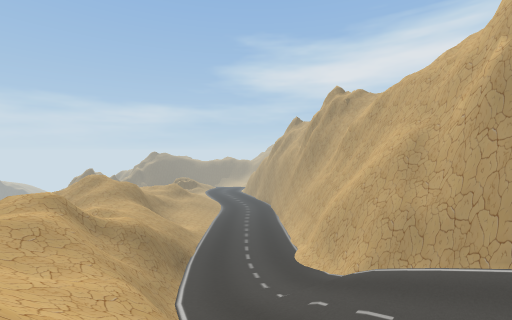
[1] (above)

20 first-person views from a walk through a scene from a Unity 3-D project. The camera is 1.5 m above the floor, tilts 2° down and sees 90° across. The floor is counted in squares, 2 m on a side. Each view is taken from the middle of a square. On the plan, view 1 faces up. The plan holds only what a view shows up to about 9 squares ahead; the rest is blank. The place goes on beyond the plan. The player is left out.

[2]
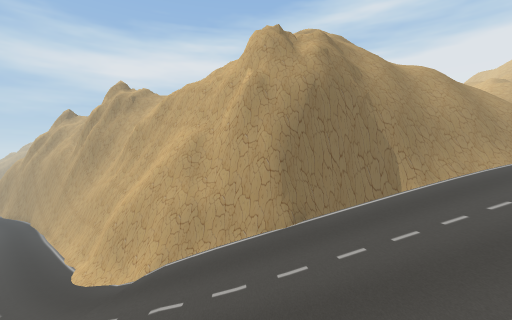

[3]
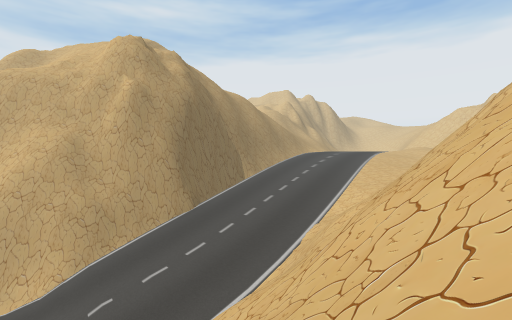

[4]
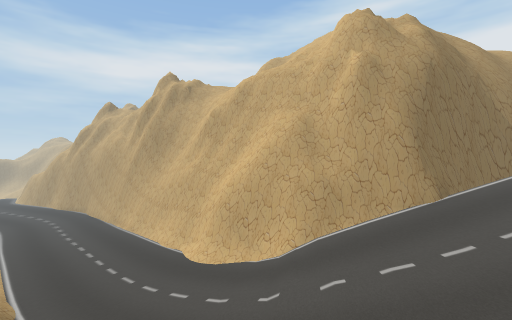

[5]
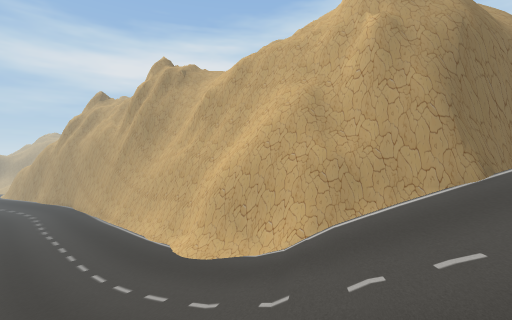

[6]
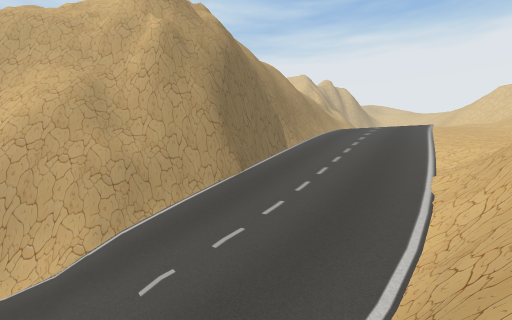

[7]
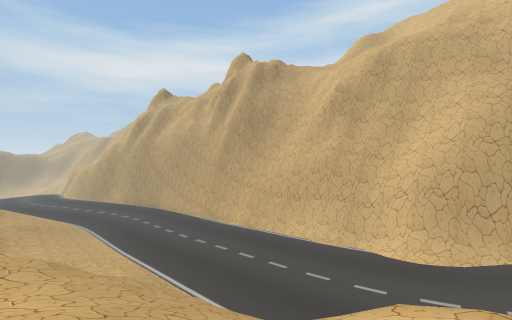

[8]
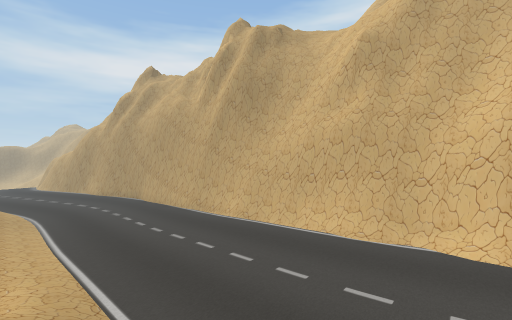

[9]
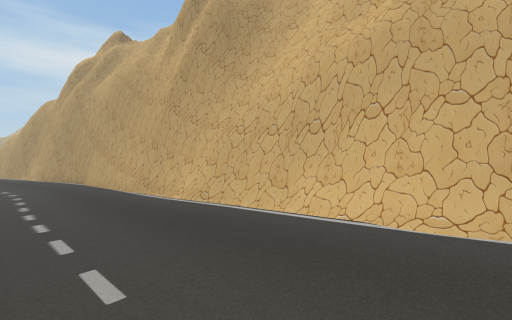

[10]
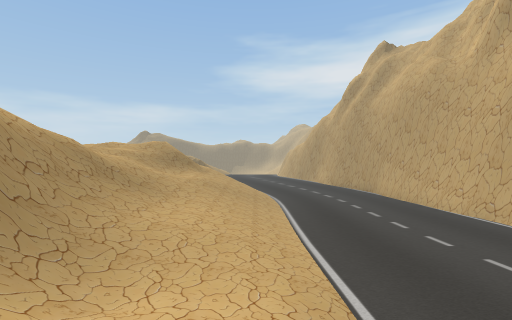

[11]
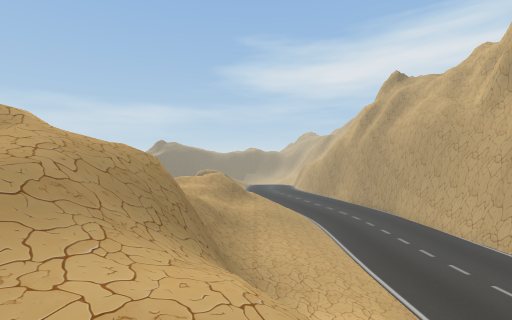

[12]
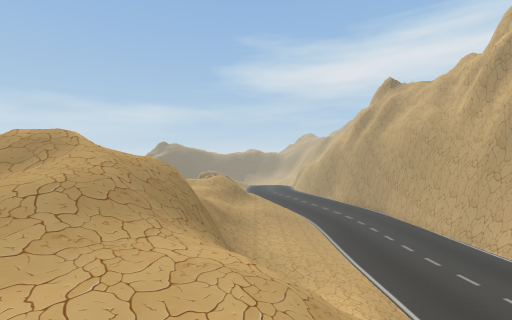

[13]
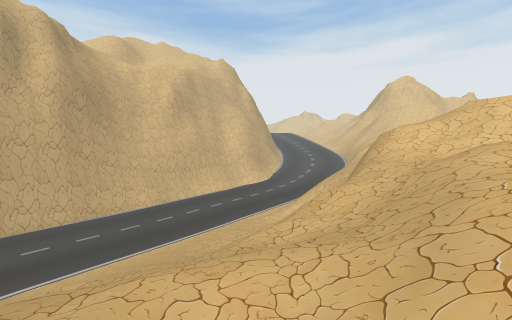

[14]
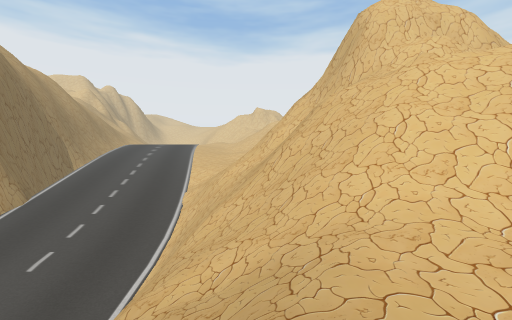

[15]
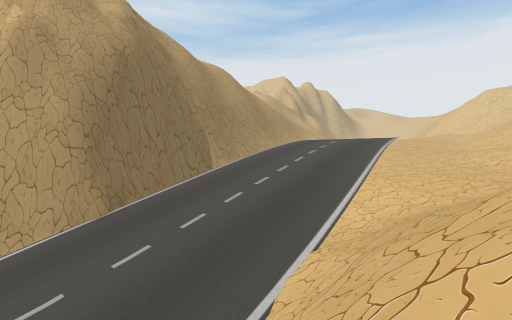

[16]
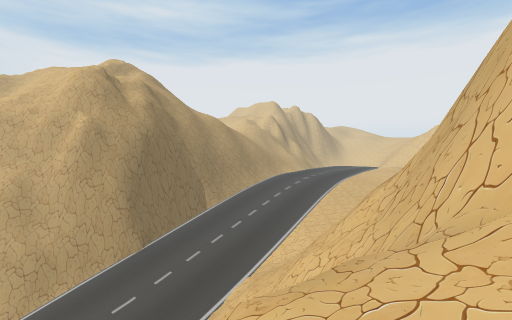

[17]
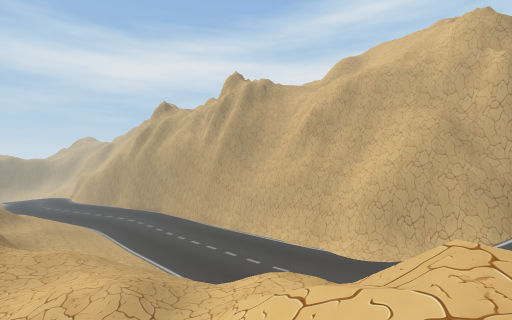

[18]
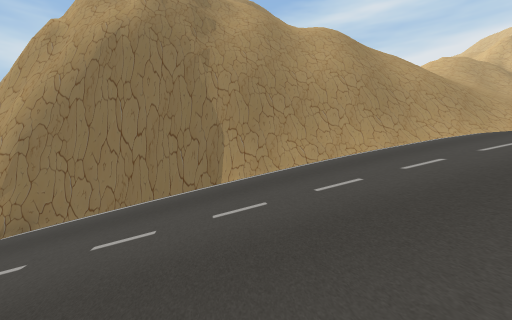

[19]
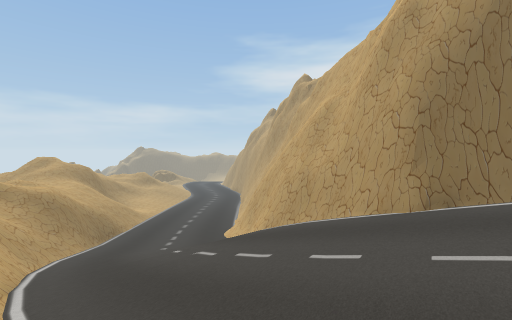

[20]
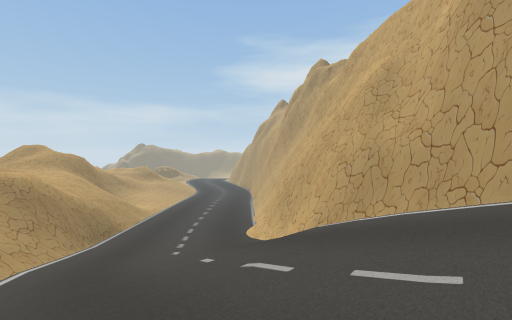

### Floor plan
Key: @ floor where view 1 was taken; # wall or solid block; . main floor; : floor 1.5 m higher than the main floor; - floor 1.5 m lower than the main floor; + floor 3.25 m higher than the main floor; * floor 4.75 m higher than the main floor; % floor 6.5 m higher than the main floor; & floor 8 m higher than the main floor; $ floor 11.25 m higher than the main floor; / step, stairs or slope; = window, fence, low wall or low ledge; v drop or lower ground.
Columns run from 10 left of view 1 to 11 right of it. Each row starts with its distance up from view 1.
 23 +//////-----#
 22 /://:///----#
 21 //://///----#
 20 *////.//----#  v
 19 *//=/./-----#  vv
 18 *//v/..-----## vv
 17 ///#/..-----## v
 16 ///#/../....## v
 15 ///#= //....## v
 14  ///////....## vv
 13   /*////....## vvv
 12   /**///..../# vvv
 11    *///=..../# vvv
 10    ///v#..../#  vv
  9     */v#:::::#  vvv
  8     =/##::::/## vvv
  7    /&===::////## vvv
  6     %/=##:////### vv v
  5      &/##/+/////### vv
  4      &///=//*////### v
  3      &///==*////*%v##
  2      /////==****%%%&##
  1      //==//==***%%%&&&
  0      /////@/=//%%%&&&&
 -1      /$/####////%&&&&&
 -2       ####   //%%/&&&&
 -3       #       &&&&/&

Positions as (right, up) in squares from view 1, and headings:
1: (0, 0), facing up
2: (0, 0), facing up-right
3: (-4, 2), facing right
4: (-3, 3), facing up-right
5: (-2, 4), facing up-right
6: (-2, 4), facing right
7: (-6, 9), facing up-right
8: (-4, 11), facing up-right
9: (-1, 13), facing up-right
10: (-4, 14), facing up
11: (-6, 12), facing up
12: (-6, 11), facing up
13: (-10, 23), facing down-right
14: (-5, 5), facing down-right
15: (0, 1), facing right
16: (-4, 0), facing right
17: (-7, 7), facing up-right
18: (6, -2), facing up-right
19: (3, 0), facing up
20: (2, 2), facing up
